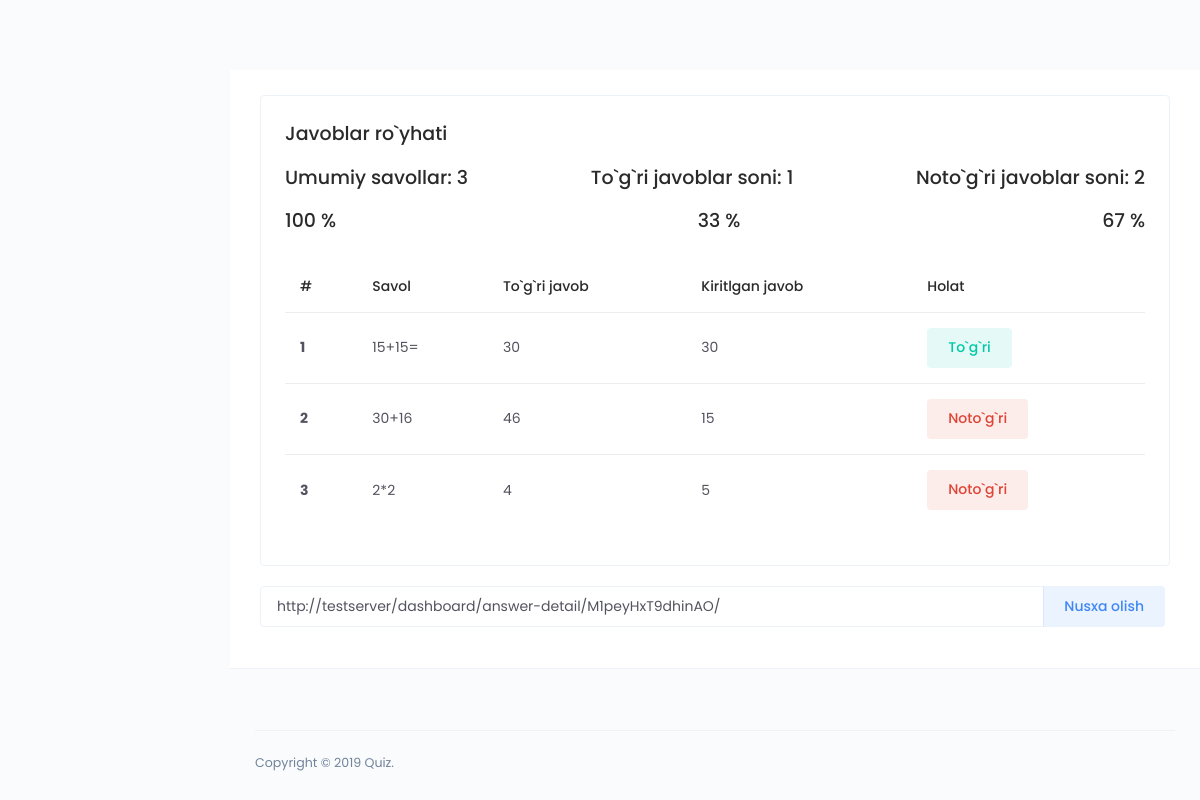
The app's page /dashboard/answer-detail/M1peyHxT9dhinAO/ with its own data.
### main/models.py (models this page shows, shortened)
class CodeGenerate(models.Model):
    code = models.CharField(max_length=255, blank=True,unique=True)
    class Meta:
        abstract = True

class AnswerDetail(CodeGenerate):
    answer = models.ForeignKey(Answer, on_delete=models.CASCADE)
    question = models.ForeignKey(Question ,on_delete=models.CASCADE)
    user_answer = models.ForeignKey(Option, on_delete=models.CASCADE)
    @property
    def is_correct(self):
        return self.user_answer == self.question.correct_answer

class Question(CodeGenerate):
    name = models.TextField()
    quiz = models.ForeignKey(Quiz, on_delete=models.CASCADE)
    def __str__(self):
        return self.name
    @property
    def correct_answer(self):
        return Option.objects.get(question=self, is_correct=True)

class Option(CodeGenerate):
    name = models.CharField(max_length=255)
    question = models.ForeignKey(Question, on_delete=models.CASCADE)
    is_correct = models.BooleanField(default=False)

### dashboard/views.py (the view)
# urls.py: path('answer-detail/<str:code>/', views.answer_detail, name='answer_detail'),
def answer_detail(request, code):
    answer = models.Answer.objects.get(code=code)
    details = models.AnswerDetail.objects.filter(answer=answer)
    correct = 0
    in_correct = 0
    for detatil in details:
        if detatil.is_correct:
            correct +=1
        else:
            in_correct +=1
    correct_percentage = int(correct * 100 / details.count())
    in_correct_percentage = 100 - correct_percentage
    context = {
        'answer':answer,
        'details':details,
        'correct':correct,
        'in_correct':in_correct,
        'total':details.count(),
        'correct_percentage':int(correct_percentage),
        'in_correct_percentage':in_correct_percentage,
    }
    return render(request, 'answer/detail.html', context)

### templates/answer/detail.html (shortened to what this page needs)
{% extends 'base.html' %}
{% load static %}
{% block content %}
         <div class="main-content">
            <div class="page-header no-gutters">
                <div class="card">
                    <div class="card-body">
                        <div class="d-flex align-items-center justify-content-between m-b-15">
                            <h4 class="m-b-0">Javoblar ro`yhati</h4>
                        </div>
                        <div class="d-flex align-items-center justify-content-between m-b-15">
                            <h4 class="m-b-0">Umumiy savollar: {{total}}</h4>
                            <h4 class="m-b-0">To`g`ri javoblar soni: {{correct}}</h4>
                            <h4 class="m-b-0">Noto`g`ri javoblar soni: {{in_correct}}</h4>
                        </div>
                        <div class="d-flex align-items-center justify-content-between m-b-15">
                            <h4 class="m-b-0">100 %</h4>
                            <h4 class="m-b-0">{{correct_percentage}} %</h4>
                            <h4 class="m-b-0">{{in_correct_percentage}} %</h4>
                        </div>
                        <div class="m-t-25">
                            <div class="table-responsive">
                                <table class="table">
                                    <thead>
                                        <tr>
                                            <th scope="col">#</th>
                                            <th scope="col">Savol</th>
                                            <th scope="col">To`g`ri javob</th>
                                            <th scope="col">Kiritlgan javob</th>
                                            <th scope="col">Holat</th>
                                        </tr>
                                    </thead>
                                    <tbody>
                                        {% for d in details %}
                                        <tr>
                                            <th scope="row">{{forloop.counter}}</th>
                                            <td>{{d.question}}</td>
                                            <td>{{d.question.correct_answer.name}}</td>
                                            <td>{{d.user_answer.name}}</td>
                                            {% if d.is_correct %}
                                            <td><button class="btn btn-success btn-tone m-r-5">To`g`ri</button></td>
                                            {% else %}
                                            <td><button class="btn btn-danger btn-tone m-r-5">Noto`g`ri</button></td>
                                            {% endif %}
                                        </tr>
                                        {% endfor %}
                                    </tbody>
                                </table>
                            </div>
                        </div>
                    </div>
                </div>
                <div class="input-group mb-3">
                    <input type="text" class="form-control" value="{{request.build_absolute_uri}}" aria-label="Recipient's username" aria-describedby="basic-addon2" id="path">
                    <div class="input-group-append">
                        <button class="btn btn-primary btn-tone m-r-5" onclick="CopyText()">
                            Nusxa olish
                        </button>
                    </div>
                </div>
            </div>
        </div>
{% endblock %}

### records on screen
AnswerDetail: question "15+15=", question.correct_answer.name "30", user_answer.name "30", shows "To`g`ri"
AnswerDetail: question "30+16", question.correct_answer.name "46", user_answer.name "15", shows "Noto`g`ri"
AnswerDetail: question "2*2", question.correct_answer.name "4", user_answer.name "5", shows "Noto`g`ri"

### other values on screen
{{ total }} "3"
{{ correct }} "1"
{{ in_correct }} "2"
{{ correct_percentage }} "33"
{{ in_correct_percentage }} "67"
